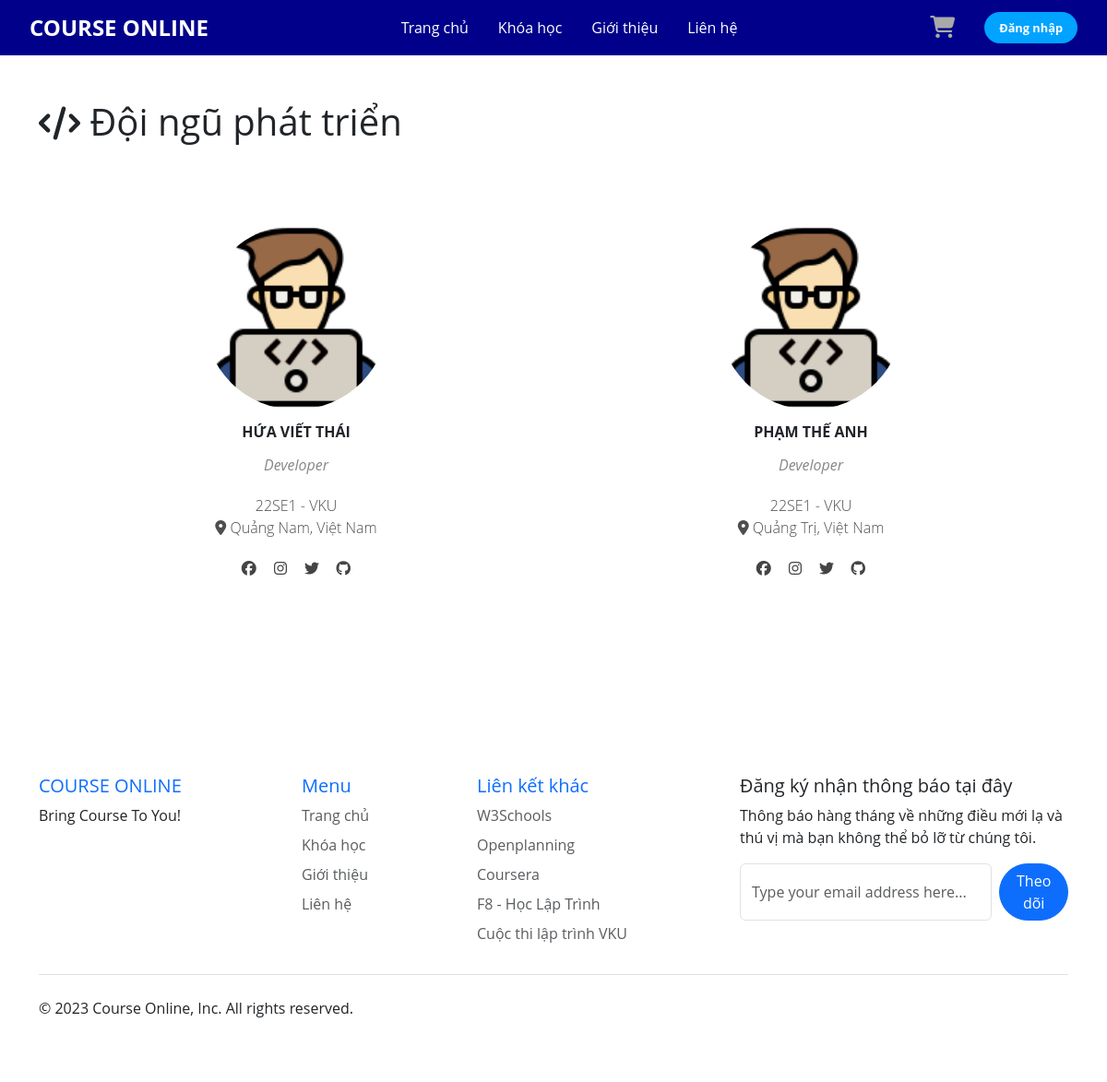
Page /about.php on the committed database.
### tables this page shows
CREATE TABLE `menu` (
  `IDMenu` int(11) NOT NULL,
  `TenMenu` varchar(255) NOT NULL,
  `URLMenu` varchar(255) NOT NULL
);

### model/menu_db.php (called while the page is built, shortened)
<?php
    function get_menu() {
        global $db;
        $query = 'SELECT * FROM menu';
        $statement = $db->prepare($query);
        $statement->execute();
        $menu_list = $statement->fetchAll();
        return $menu_list;
    }
?>

### about.php (the view, shortened to what this page needs)
<?php
    require("model/connect_db.php");
    require("model/menu_db.php");
    $menu_list = get_menu();
?>
<!DOCTYPE html>
<html lang="en">
<head>
    <link rel="stylesheet" href="style.css">
    <link rel="stylesheet" href="https://cdn.jsdelivr.net/npm/bootstrap@5.3.2/dist/css/bootstrap.min.css">
</head>
<body>
    <header>
        <div class="navbar">
            <div class="logo"><a href="index.php">COURSE ONLINE</a></div>
            <ul class="links">
                <?php foreach ($menu_list as $menu): ?>
                <li><a href="<?php echo $menu['URLMenu']; ?>"><?php echo $menu['TenMenu']; ?></a></li>
                <?php endforeach; ?>
            </ul>
            <ul class="links">
                <?php if (isset($_COOKIE['username'])): ?>
                    <li><a href="cart.php" class="cart_btn"><i class="fa-solid fa-cart-shopping" style="font-size: 24px; color: darkgray;"></i></a></li>
                    <li><a href="#" class="links"><?php echo $_COOKIE['username']; ?></a></li>
                    <li><a href="logout.php" class="action_btn">Đăng xuất</a></li>
                <?php else: ?>
                    <li><a href="cart.php" class="cart_btn"><i class="fa-solid fa-cart-shopping" style="font-size: 24px; color: darkgray;"></i></a></li>
                    <li><a href="login.php" class="action_btn">Đăng nhập</a></li>
                <?php endif; ?>
            </ul>
        </div>
    </header>
    <main>
        <section class="mb-3">
            <div class="container py-5">
                <div class="title">
                    <h1><i class="fa-solid fa-code" style="font-size: 36px;"></i> Đội ngũ phát triển</h1>
                </div>
                <div class="sub-container">
                    <div class="teams">
                        <img src="images/lap-trinh-vien.png" alt="">
                        <div class="name">Hứa Viết Thái</div>
                        <div class="role">Developer</div>
                        <div class="about">
                            22SE1 - VKU<br>
                            <i class="fa-solid fa-location-dot"></i> Quảng Nam, Việt Nam<br>
                        </div>
                        <div class="social-links">
                            <a href="" class="card-title"><i class="fa-brands fa-facebook" style="position:unset;transform:none;"></i></a>
                            <a href="" class="card-title"><i class="fa-brands fa-instagram" style="position:unset;transform:none;"></i></a>
                            <a href="" class="card-title"><i class="fa-brands fa-twitter" style="position:unset;transform:none;"></i></a>
                            <a href="" class="card-title"><i class="fa-brands fa-github" style="position:unset;transform:none;"></i></a>
                        </div>
                    </div>
                    <div class="teams">
                        <img src="images/lap-trinh-vien.png" alt="">
                        <div class="name">Phạm Thế Anh</div>
                        <div class="role">Developer</div>
                        <div class="about">
                            22SE1 - VKU<br>
                            <i class="fa-solid fa-location-dot"></i> Quảng Trị, Việt Nam<br>
                        </div>
                        <div class="social-links">
                            <a href="" class="card-title"><i class="fa-brands fa-facebook" style="position:unset;transform:none;"></i></a>
                            <a href="" class="card-title"><i class="fa-brands fa-instagram" style="position:unset;transform:none;"></i></a>
                            <a href="" class="card-title"><i class="fa-brands fa-twitter" style="position:unset;transform:none;"></i></a>
                            <a href="" class="card-title"><i class="fa-brands fa-github" style="position:unset;transform:none;"></i></a>
                        </div>
                    </div>
                </div>
            </div>
        </section>
        <div class="container">
            <footer class="py-5">
                <div class="row">
                    <div class="col-3">
                        <a href="index.php" class="links">
                            <h5 class="text-primary">COURSE ONLINE</h5>
                        </a>
                        <ul class="nav flex-column">
                            <li class="nav-item mb-2">Bring Course To You!</li>
                        </ul>
                    </div>
                    <div class="col-2">
                        <h5 class="text-primary">Menu</h5>
                        <ul class="nav flex-column">
                            <?php foreach ($menu_list as $menu) : ?>
                                <li class="nav-item mb-2"><a href="<?php echo $menu['URLMenu']; ?>" class="nav-link p-0 text-muted"><?php echo $menu['TenMenu']; ?></a></li>
                            <?php endforeach; ?>
                        </ul>
                    </div>
                    <div class="col-2">
                        <h5 class="text-primary">Liên kết khác</h5>
                        <ul class="nav flex-column">
                            <li class="nav-item mb-2"><a href="https://www.w3schools.com/" class="nav-link p-0 text-muted">W3Schools</a></li>
                            <li class="nav-item mb-2"><a href="https://openplanning.net/" class="nav-link p-0 text-muted">Openplanning</a></li>
                            <li class="nav-item mb-2"><a href="https://www.coursera.org/" class="nav-link p-0 text-muted">Coursera</a></li>
                            <li class="nav-item mb-2"><a href="https://fullstack.edu.vn/" class="nav-link p-0 text-muted">F8 - Học Lập Trình</a></li>
                            <li class="nav-item mb-2"><a href="https://cuocthilaptrinh.com/" class="nav-link p-0 text-muted">Cuộc thi lập trình VKU</a></li>
                        </ul>
                    </div>
                    <div class="col-4 offset-1">
                        <form>
                            <h5>Đăng ký nhận thông báo tại đây</h5>
                            <p>Thông báo hàng tháng về những điều mới lạ và thú vị mà bạn không thể bỏ lỡ từ chúng tôi.</p>
                            <div class="d-flex w-100 gap-2">
                                <input id="newsletter1" type="text" class="form-control" placeholder="Type your email address here...">
                                <button class="btn btn-primary" type="button">Theo dõi</button>
                            </div>
                        </form>
                    </div>
                </div>
                <div class="d-flex justify-content-between py-4 my-4 border-top">
                    <p>&copy; <?php echo date("Y"); ?> Course Online, Inc. All rights reserved.</p>
                </div>
            </footer>
        </div>
    </main>
</body>
</html>

### style.css (style rules this page uses)
* { margin: 0; padding: 0; box-sizing: border-box !important; font-family: 'Open Sans', sans-serif !important; }
body { height: 100vh !important; background-color: #000; }
i { font-family: "Font Awesome 6 Free" !important; }
i.fa-brands { font-family: "Font Awesome 6 Brands" !important; }
ul { margin: 0 !important; padding-left: 0 !important; }
li { list-style: none; }
a { text-decoration: none !important; color: #fff !important; font-size: 1rem; }
header { background-color: darkblue; position: relative; padding: 0 2rem; }
.navbar { width: 100%; height: 60px; max-width: 1200px; margin: 0 auto; display: flex; align-items: center; justify-content: space-between; }
.navbar .logo a { font-size: 1.5rem; font-weight: bold; }
.navbar .links { display: flex; gap: 2rem; }
.action_btn { background-color: #00A3FF; color: #fff; padding: 0.5rem 1rem; border: none; outline: none; border-radius: 20px; font-size: 0.8rem; font-weight: bold; cursor: pointer; transition: scale 0.2 ease; }
.btn-primary { border-radius: 50px !important; }
.card-title, .price { color: rgb(0, 91, 228) !important; }
.fa-facebook, img.google-img { position: absolute; top: 50%; left: 15px; transform: translateY(-50%); }
body { font-family: "HelveticaNeue-Light", "Helvetica Neue Light", "Helvetica Neue", Helvetica, Arial, sans-serif; font-weight: 100; }
h1 { font-weight: 100; }
.sub-container { max-width: 1200px; margin: auto; padding: 48px 0; display: flex; flex-wrap: wrap; justify-content: space-around; }
.teams { margin: 10px; padding: 22px; max-width: 30%; cursor: pointer; transition: 0.4s; box-sizing: border-box; text-align: center; }
.teams img { width: 200px; height: 200px; border-radius: 50%; }
.name { padding: 12px; font-weight: bold; font-size: 16px; text-transform: uppercase; }
.role { font-style: italic; color: #888; }
.about { margin: 20px 0; font-weight: lighter; color: #4e4e4e; }
.social-links { margin: 14px; }
.social-links a { display: inline-block; height: 30px; width: 30px; transition: 0.4s; }
.social-links a i { color: #444; }

### rows in the picture
menu: TenMenu "Trang chủ"
menu: TenMenu "Khóa học"
menu: TenMenu "Giới thiệu"
menu: TenMenu "Liên hệ"
